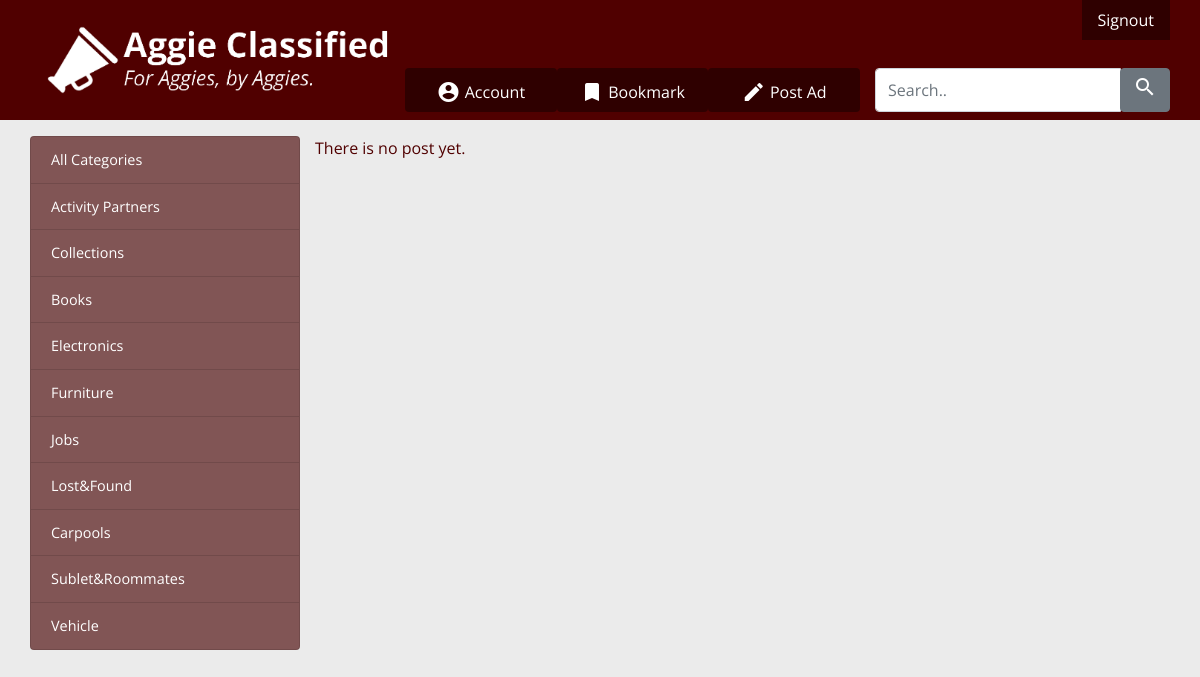
The app's page /index.php (signed in), older data.
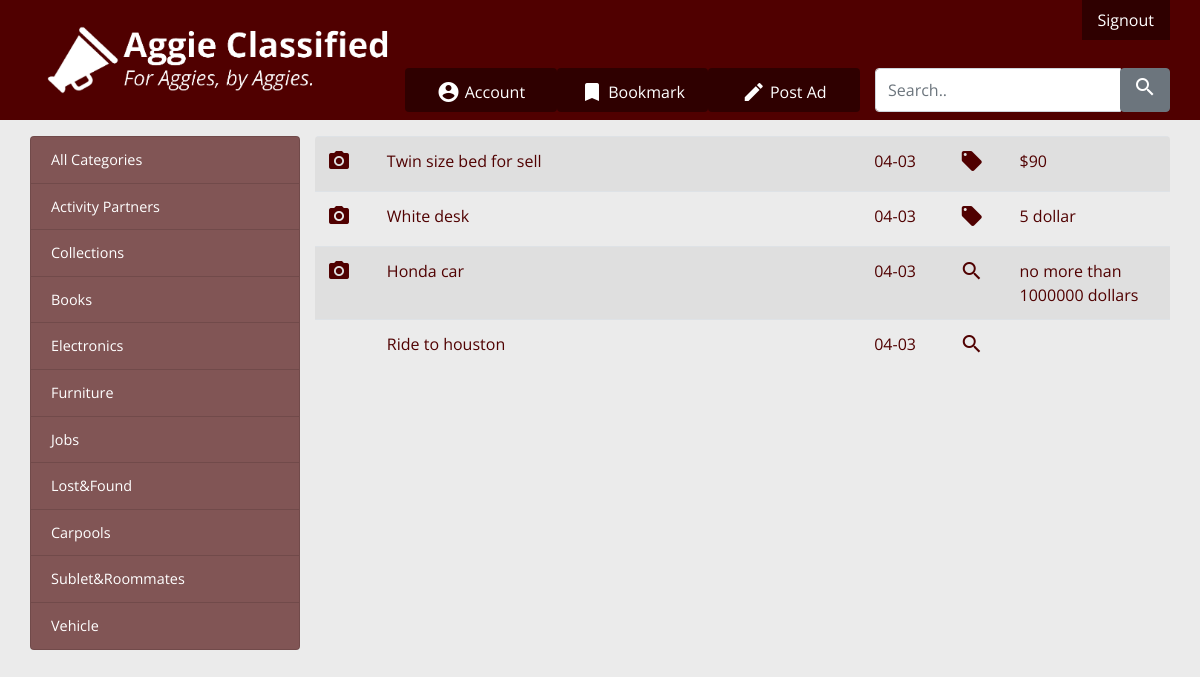
The same page, newer data.
### tables this page shows
CREATE TABLE `post` (
  `post_id` int(11) unsigned AUTO_INCREMENT,
  `user_id` int(11) unsigned NOT NULL,
  `title` varchar(64) NOT NULL DEFAULT '',
  `price` varchar(64) NOT NULL DEFAULT '',
  `contact` varchar(64) NOT NULL DEFAULT '',
  `category` varchar(20) NOT NULL DEFAULT '',
  `purpose` varchar(10) NOT NULL DEFAULT '',
  `description` text,
  `image` text,
  `post_date` timestamp DEFAULT NOW(),
  PRIMARY KEY (`post_id`),
  FOREIGN KEY (`user_id`) REFERENCES user(`user_id`)
);

### php/database.php (called while the page is built, shortened)
<?php
  function get_latest_20($keyword) {
    global $db;
    $sql = "SELECT * FROM post ";
    $sql .= "WHERE title LIKE '%" . $keyword . "%' ";
    $sql .= "OR post_id LIKE '%" . $keyword . "%' ";
    $sql .= "OR user_id LIKE '%" . $keyword . "%' ";
    $sql .= "OR price LIKE '%" . $keyword . "%' ";
    $sql .= "OR contact LIKE '%" . $keyword . "%' ";
    $sql .= "OR category LIKE '%" . $keyword . "%' ";
    $sql .= "OR purpose LIKE '%" . $keyword . "%' ";
    $sql .= "OR description LIKE '%" . $keyword . "%' ";
    $sql .= "OR image LIKE '%" . $keyword . "%' ";
    $sql .= "OR post_date LIKE '%" . $keyword . "%' ";
    $result = mysqli_query($db, $sql);
    return $result;
  }
 ?>

### php/table_desktop.php (the view, shortened to what this page needs)
<?php
  if (mysqli_num_rows($posts) == 0) {
      echo "<p>There is no post yet.</p>";
  } else {
    echo "<table class=\"col-12 table table-striped table-hover rounded-bottom\" id=\"main_table\">";
    while($post = mysqli_fetch_assoc($posts)) {
      echo "<tr data-toggle=\"modal\" style=\"cursor:pointer;\" data-target=\"#postDetailModalDesktop\" data-post_id=\"post_id_";
      echo $post["post_id"];
      echo "\" id=\"post_id_";
      echo $post["post_id"];
      echo "\">";
      echo "<td class=\"list_column_icon\" style=\"width: 7%\">";
      if($post["image"] != ''){
        echo "<i class=\"material-icons\" style=\"width: 7%\">camera_alt</i>";
      }
      echo "</td>";
      echo "<td class=\"list_column_title\" style=\"width: 50%\">";
      echo $post["title"];
      echo "</td>";
      echo "<td class=\"list_column_icon\" style=\"width: 7%\">";
      echo "</td>";
      echo "<td class=\"list_column_date\" style=\"width: 10%\">";
      echo substr($post["post_date"], 5, 5);
      echo "</td>";
      if ($post["purpose"] != 'Looking'){
        echo "<td class=\"list_column_icon\" style=\"width: 7%\"><i class=\"material-icons\">local_offer</i></td>";
      } else {
        echo "<td class=\"list_column_icon\" style=\"width: 7%\"><i class=\"material-icons\">search</i></td>";
      }
      echo "<td class=\"list_column_price\" style=\"width: 19%\">";
      echo $post["price"];
      echo "</td>";
      echo "</tr>";
    }
    echo "</table>";
  }
?>

### index.php (shortened to what this page needs)
<?php
  $user_id = $_SESSION["user_id"];
  $keyword = $_POST['search'] ?? $_GET['search'] ?? '';
  $posts = get_latest_20($keyword);
?>
<!DOCTYPE html>
<html lang="en">
<head>
  <link rel="stylesheet" href="css/bootstrap.css">
  <link rel="stylesheet" href="css/main.css">
</head>
<body>
<?php include('./php/header.php'); ?>
<section class="container">
  <div class="row">
    <div class="col-md-3 list-group d-none d-md-block" id="category_list">
      <a href="./index.php?search=" class="list-group-item bg-maroongray text-white">All Categories</a>
      <a href="./index.php?search=Activity%20Partners" class="list-group-item bg-maroongray text-white">Activity Partners</a>
      <a href="./index.php?search=Collections" class="list-group-item bg-maroongray text-white">Collections</a>
      <a href="./index.php?search=Books" class="list-group-item bg-maroongray text-white">Books</a>
      <a href="./index.php?search=Electronics" class="list-group-item bg-maroongray text-white">Electronics</a>
      <a href="./index.php?search=Furniture" class="list-group-item bg-maroongray text-white">Furniture</a>
      <a href="./index.php?search=Jobs" class="list-group-item bg-maroongray text-white">Jobs</a>
      <a href="./index.php?search=Lost&Found" class="list-group-item bg-maroongray text-white">Lost&Found</a>
      <a href="./index.php?search=Carpools" class="list-group-item bg-maroongray text-white">Carpools</a>
      <a href="./index.php?search=Sublet&Roommates" class="list-group-item bg-maroongray text-white">Sublet&Roommates</a>
      <a href="./index.php?search=Vehicle" class="list-group-item bg-maroongray text-white">Vehicle</a>
    </div>
    <div class="d-none d-md-block pl-md-0 pr-md-0 table-responsive col-md-9 rounded" id="post_list">
      <?php include('./php/table_desktop.php'); ?>
    </div>
  </div>
</section>
</body>
</html>

### php/header.php (shortened to what this page needs)
<header class="container-fluid mb-3 d-none d-md-block bg-maroon">
  <div class="mx-auto container pl-0 pr-0">
    <div class="row">
      <div class="col-4">
        <a href="index.php"><img src="images/logo.png" class="img-fluid header-img"></a>
      </div>
      <div class="col-8 align-self-stretch">
        <div class="row justify-content-end align-self-start mr-0">
          <div class="nav-link bg-darkmaroon">
              <a class="text-white" href="<?php if($user_id) {echo "php/signout";} else {echo "signin";}?>.php"><span class="text-white"><?php if($user_id) {echo "Signout";} else {echo "Signin";}?></span></a>
          </div>
        </div>
        <div class="row mt-4 pt-1">
          <nav class="nav col-7 pr-0">
            <div class="col-4 nav-link rounded bg-darkmaroon">
              <a class="text-white d-flex align-self-center justify-content-center pt-1" href="account.php">
                <i class="material-icons">account_circle</i>&nbsp;Account</a>
            </div>
            <div class="col-4 nav-link rounded bg-darkmaroon">
              <a class="text-white d-flex align-self-center justify-content-center pt-1" href="bookmark.php">
                <i class="material-icons">bookmark</i>&nbsp;Bookmark</a>
            </div>
            <div class="col-4 nav-link rounded bg-darkmaroon">
              <a class="text-white d-flex align-self-center justify-content-center pt-1" href="post-ad.php">
                <i class="material-icons">edit</i>&nbsp;Post Ad</a>
            </div>
          </nav>
          <form class="col-5 align-self-end mb-0" action="index.php" method="post">
            <div class="input-group">
              <input class="rounded-left form-control"  placeholder="Search.." name="search">
              <div class="input-group-append">
                <a href=""><button class="btn btn-secondary" type="submit"><i class="material-icons ">search</i></button></a>
              </div>
            </div>
          </form>
        </div>
      </div>
    </div>
  </div>
</header>

### css/main.css (style rules this page uses)
body { font-family: 'Open Sans', sans-serif; background-color:#ebebeb; }
.list-group-item { font-size: 0.9rem; }
.bg-maroon { background-color: #500000; }
.bg-darkmaroon { background-color: #2F0000; }
.bg-maroongray { background-color: #815555; }
#post_list, #post_list a { color: #500000; text-decoration: none; }

Row changes from the older to the newer data that the page shows:
added post: title "Twin size bed for sell", post_date "04-03", purpose "Selling" (drawn), price "$90"
added post: title "White desk", post_date "04-03", purpose "Selling" (drawn), price "5 dollar"
added post: title "Honda car", post_date "04-03", purpose "Looking" (drawn), price "no more than 1000000 dollars"
added post: title "Ride to houston", post_date "04-03", purpose "Looking" (drawn)
Text that changed along with them:
text no longer shown: "There is no post yet."
